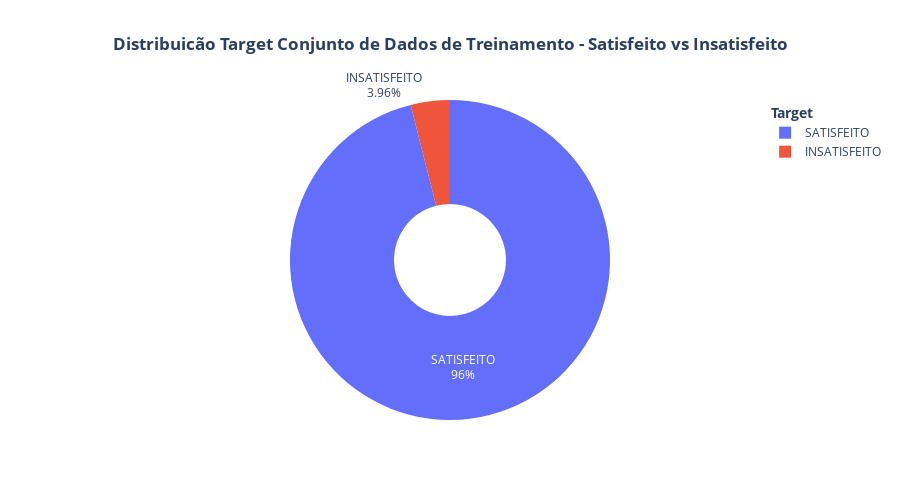

Here is the notebook cell this chart was saved with:
### Markdown cell above
* <b> 3.4 Analise Balanceamento Dados </b>

### Code cell
# Contagem clientes satisfeito insatisfeito 
number_client_df = data_train.TARGET.value_counts().to_frame().T
number_client_df.columns = ['satisfeito'.upper(), 'insatisfeito'.upper()]

fig = go.Figure()


labels = list(number_client_df.columns) # 
values = [np.array(number_client_df[column][0]) for column in number_client_df.columns] #

fig.add_trace(go.Pie(labels = labels, values= values, text = labels, hole = 0.35, name = 'TARGET', legendgroup= 'TARGET'))

#
fig.update_layout(
                legend_title='<b> Target </b>',
                title = '<b> Distribuicão Target Conjunto de Dados de Treinamento - Satisfeito vs Insatisfeito </b>',
                title_x = 0.5,
                height = 500
)

#
fig.show()

### Figure 1 — Plotly figure (JSON) as saved in the notebook; plotly's stock layout.template omitted (floating-point values rounded to 4 significant figures)
{"data": [{"hole": 0.35, "labels": ["SATISFEITO", "INSATISFEITO"], "legendgroup": "TARGET", "name": "TARGET", "text": ["SATISFEITO", "INSATISFEITO"], "type": "pie", "values": [73012, 3008]}], "layout": {"height": 500, "legend": {"title": {"text": "<b> Target </b>"}}, "title": {"text": "<b> Distribuicão Target Conjunto de Dados de Treinamento - Satisfeito vs Insatisfeito </b>", "x": 0.5}}}
